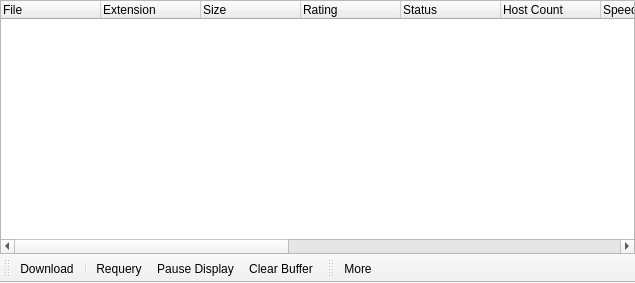
<?xml version="1.0" encoding="UTF-8"?>
<ui version="4.0">
 <class>WidgetHitMonitor</class>
 <widget class="QMainWindow" name="WidgetHitMonitor">
  <property name="geometry">
   <rect>
    <x>0</x>
    <y>0</y>
    <width>635</width>
    <height>283</height>
   </rect>
  </property>
  <property name="windowTitle">
   <string>MainWindow</string>
  </property>
  <widget class="QWidget" name="centralwidget">
   <layout class="QVBoxLayout" name="verticalLayout">
    <property name="spacing">
     <number>0</number>
    </property>
    <property name="margin">
     <number>0</number>
    </property>
    <item>
     <widget class="QTreeWidget" name="treeWidgetHitMonitor">
      <column>
       <property name="text">
        <string notr="true">File</string>
       </property>
      </column>
      <column>
       <property name="text">
        <string>Extension</string>
       </property>
      </column>
      <column>
       <property name="text">
        <string>Size</string>
       </property>
      </column>
      <column>
       <property name="text">
        <string>Rating</string>
       </property>
      </column>
      <column>
       <property name="text">
        <string>Status</string>
       </property>
      </column>
      <column>
       <property name="text">
        <string>Host Count</string>
       </property>
      </column>
      <column>
       <property name="text">
        <string>Speed</string>
       </property>
      </column>
      <column>
       <property name="text">
        <string>Client</string>
       </property>
      </column>
      <column>
       <property name="text">
        <string>Time</string>
       </property>
      </column>
      <column>
       <property name="text">
        <string>Country</string>
       </property>
      </column>
      <column>
       <property name="text">
        <string>Duration</string>
       </property>
      </column>
      <column>
       <property name="text">
        <string>Bitrate</string>
       </property>
      </column>
      <column>
       <property name="text">
        <string>Channels</string>
       </property>
      </column>
      <column>
       <property name="text">
        <string>Language</string>
       </property>
      </column>
     </widget>
    </item>
   </layout>
  </widget>
  <widget class="QToolBar" name="toolBar">
   <property name="contextMenuPolicy">
    <enum>Qt::PreventContextMenu</enum>
   </property>
   <property name="windowTitle">
    <string>toolBar</string>
   </property>
   <property name="iconSize">
    <size>
     <width>16</width>
     <height>16</height>
    </size>
   </property>
   <property name="toolButtonStyle">
    <enum>Qt::ToolButtonTextBesideIcon</enum>
   </property>
   <property name="floatable">
    <bool>false</bool>
   </property>
   <attribute name="toolBarArea">
    <enum>BottomToolBarArea</enum>
   </attribute>
   <attribute name="toolBarBreak">
    <bool>false</bool>
   </attribute>
   <addaction name="actionHitMonitorDownload"/>
   <addaction name="separator"/>
   <addaction name="actionHitMonitorRequery"/>
   <addaction name="actionHitMonitorPauseDisplay"/>
   <addaction name="actionHitMonitorClearBuffer"/>
  </widget>
  <widget class="QToolBar" name="toolBar_2">
   <property name="contextMenuPolicy">
    <enum>Qt::PreventContextMenu</enum>
   </property>
   <property name="windowTitle">
    <string>toolBar_2</string>
   </property>
   <property name="iconSize">
    <size>
     <width>16</width>
     <height>16</height>
    </size>
   </property>
   <property name="toolButtonStyle">
    <enum>Qt::ToolButtonTextBesideIcon</enum>
   </property>
   <attribute name="toolBarArea">
    <enum>BottomToolBarArea</enum>
   </attribute>
   <attribute name="toolBarBreak">
    <bool>false</bool>
   </attribute>
   <addaction name="actionMore"/>
  </widget>
  <action name="actionHitMonitorDownload">
   <property name="icon">
    <iconset resource="Resource.qrc">
     <normaloff>:/Resource/Generic/Download.png</normaloff>:/Resource/Generic/Download.png</iconset>
   </property>
   <property name="text">
    <string>Download</string>
   </property>
   <property name="toolTip">
    <string>Download</string>
   </property>
  </action>
  <action name="actionHitMonitorRequery">
   <property name="icon">
    <iconset resource="Resource.qrc">
     <normaloff>:/Resource/Generic/Search.png</normaloff>:/Resource/Generic/Search.png</iconset>
   </property>
   <property name="text">
    <string>Requery</string>
   </property>
   <property name="toolTip">
    <string>Requery</string>
   </property>
  </action>
  <action name="actionHitMonitorPauseDisplay">
   <property name="icon">
    <iconset resource="Resource.qrc">
     <normaloff>:/Resource/Media/PauseMedia.png</normaloff>:/Resource/Media/PauseMedia.png</iconset>
   </property>
   <property name="text">
    <string>Pause Display</string>
   </property>
   <property name="toolTip">
    <string>Pause Display</string>
   </property>
  </action>
  <action name="actionHitMonitorClearBuffer">
   <property name="icon">
    <iconset resource="Resource.qrc">
     <normaloff>:/Resource/Generic/Clear.png</normaloff>:/Resource/Generic/Clear.png</iconset>
   </property>
   <property name="text">
    <string>Clear Buffer</string>
   </property>
   <property name="toolTip">
    <string>Clear Buffer</string>
   </property>
  </action>
  <action name="actionMore">
   <property name="icon">
    <iconset resource="Resource.qrc">
     <normaloff>:/Resource/Generic/Filter.png</normaloff>:/Resource/Generic/Filter.png</iconset>
   </property>
   <property name="text">
    <string>More</string>
   </property>
  </action>
 </widget>
 <resources>
  <include location="Resource.qrc"/>
 </resources>
 <connections/>
</ui>
